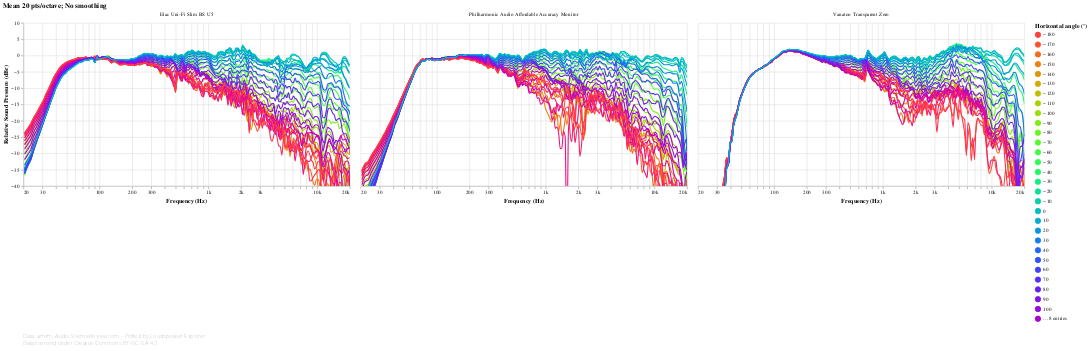

Notebook cell for this chart:
### Markdown cell above
Use the slider at the bottom to focus on a specific angle. Note that the slider can be slow to respond, especially if there are many speakers. Double-click the chart to reset.

Keep in mind that these graphs can be shown normalized to flat on-axis by changing the settings in the *Normalization* section above.

### Code cell
#@markdown
def off_axis_angles_chart(direction):
    return frequency_response_db_chart(
        speakers_fr_ready
            .loc[:, 'SPL ' + direction]
            .pipe(lsx.data.convert_angles)
            .pipe(lambda df: df.pipe(lsx.pd.set_columns, df.columns.map(mapper=lambda column: f'{column:+.0f}')))
            .rename_axis(columns='Angle'),
        lambda chart: lsx.util.pipe(chart
            .transform_calculate(angle=alt.expr.toNumber(alt.datum.key)),
            lambda chart: lsx.alt.filter_selection(chart, alt.selection_single(
                fields=['angle'],
                bind=alt.binding_range(min=-170, max=180, step=10, name=direction + ' angle selector (°)'),
                clear='dblclick'))
            .encode(
                sound_pressure_yaxis(),
                alt.Color(
                    'angle', title=direction + ' angle (°)', type='quantitative',
                    scale=alt.Scale(scheme='sinebow', domain=(-180, 180)),
                    # We have to explicitly set the legend type to 'gradient' because of https://github.com/vega/vega-lite/issues/6258
                    legend=alt.Legend(type='gradient', gradientLength=300, values=list(range(-180, 180+10, 10))))),
            speaker_facet, speaker_input),
        lambda chart: lsx.alt.interactive_line(chart),
        fold={},
        additional_tooltips=[alt.Tooltip('key', type='nominal', title=direction + ' angle (°)')],
        sidebyside=True
    )

off_axis_angles_chart('Horizontal')

### Figure 1 — Vega-Lite specification as saved in the notebook (floating-point values rounded to 4 significant figures; data arrays with more than 128 entries replaced by an {"elided": "..."} marker saying what was removed)
{"config": {"view": {"continuousWidth": 400, "continuousHeight": 300, "opacity": 0}}, "vconcat": [{"data": {"name": "data-db059ba11017b3cf8cc6987d7738c767"}, "facet": {"type": "nominal", "field": "speaker", "title": null}, "spec": {"layer": [{"mark": {"type": "line", "clip": true, "interpolate": "monotone"}, "encoding": {"opacity": {"condition": {"value": 1, "selection": "selector016"}, "value": 0.2}}, "selection": {"selector016": {"type": "multi", "encodings": ["color"], "bind": "legend"}, "selector018": {"type": "interval", "bind": "scales", "encodings": ["x", "y"]}, "selector019": {"type": "single", "fields": ["angle"], "bind": {"input": "range", "max": 180, "min": -170, "name": "Horizontal angle selector (°)", "step": 10}, "clear": "dblclick"}, "selector020": {"type": "single", "fields": ["speaker"], "bind": {"input": "select", "options": [null, "Elac Uni-Fi Slim BS U5", "Philharmonic Audio Affordable Accuracy Monitor", "Vanatoo Transparent Zero"], "labels": ["All", "Elac Uni-Fi Slim BS U5", "Philharmonic Audio Affordable Accuracy Monitor", "Vanatoo Transparent Zero"], "name": "Speaker: "}}}, "title": {"text": "Mean 20 pts/octave; No smoothing", "anchor": "start"}}, {"mark": {"type": "circle", "clip": true, "size": 100}, "encoding": {"fillOpacity": {"condition": {"value": 0.3, "selection": "selector017"}, "value": 0}}, "selection": {"selector017": {"type": "single", "on": "mouseover", "clear": "mouseout", "empty": "none", "encodings": ["x", "y"]}}, "title": {"text": "Mean 20 pts/octave; No smoothing", "anchor": "start"}}], "encoding": {"color": {"type": "quantitative", "field": "angle", "legend": {"gradientLength": 300, "type": "gradient", "values": [-180, -170, -160, -150, -140, -130, -120, -110, -100, -90, -80, -70, -60, -50, -40, -30, -20, -10, 0, 10, 20, 30, 40, 50, 60, 70, 80, 90, 100, 110, 120, 130, 140, 150, 160, 170, 180]}, "scale": {"domain": [-180, 180], "scheme": "sinebow"}, "title": "Horizontal angle (°)"}, "tooltip": [{"type": "nominal", "field": "key", "title": "Horizontal angle (°)"}, {"type": "quantitative", "field": "frequency", "format": ".03s", "title": "Frequency (Hz)"}, {"type": "quantitative", "field": "value", "format": ".2f", "title": "Value (dB)"}], "x": {"type": "quantitative", "axis": {"format": "s"}, "field": "frequency", "scale": {"base": 10, "domain": [20, 20000], "nice": false, "type": "log"}, "title": "Frequency (Hz)"}, "y": {"type": "quantitative", "axis": {"grid": true}, "field": "value", "scale": {"domain": [-40, 10]}, "title": ["Relative Sound Pressure (dBr)"]}}, "height": 300, "transform": [{"flatten": ["frequency", "-100", "-10", "-110", "-120", "-130", "-140", "-150", "-160", "-170", "-20", "-30", "-40", "-50", "-60", "-70", "-80", "-90", "+100", "+10", "+110", "+120", "+130", "+140", "+150", "+160", "+170", "+180", "+20", "+30", "+40", "+50", "+60", "+70", "+80", "+90", "+0"]}, {"fold": ["-100", "-10", "-110", "-120", "-130", "-140", "-150", "-160", "-170", "-20", "-30", "-40", "-50", "-60", "-70", "-80", "-90", "+100", "+10", "+110", "+120", "+130", "+140", "+150", "+160", "+170", "+180", "+20", "+30", "+40", "+50", "+60", "+70", "+80", "+90", "+0"]}, {"calculate": "toNumber(datum.key)", "as": "angle"}, {"filter": {"selection": "selector019"}}], "width": 600}, "title": {"text": "Mean 20 pts/octave; No smoothing", "anchor": "start"}, "transform": [{"filter": {"selection": "selector020"}}]}, {"mark": "text", "height": 1, "title": {"text": ["Data: amirm, AudioScienceReview.com - Plotted by Loudspeaker Explorer", "Data licensed under Creative Commons BY-NC-SA 4.0"], "anchor": "start", "color": "gray", "fontSize": 10, "fontWeight": "lighter"}, "width": 600}], "resolve": {"legend": {"color": "independent"}}, "$schema": "https://vega.github.io/schema/vega-lite/v4.8.1.json", "datasets": {"data-db059ba11017b3cf8cc6987d7738c767": [{"speaker": "Elac Uni-Fi Slim BS U5", "frequency": {"elided": "194 float values"}, "-100": {"elided": "194 float values"}, "-10": {"elided": "194 float values"}, "-110": {"elided": "194 float values"}, "-120": {"elided": "194 float values"}, "-130": {"elided": "194 float values"}, "-140": {"elided": "194 float values"}, "-150": {"elided": "194 float values"}, "-160": {"elided": "194 float values"}, "-170": {"elided": "194 float values"}, "-20": {"elided": "194 float values"}, "-30": {"elided": "194 float values"}, "-40": {"elided": "194 float values"}, "-50": {"elided": "194 float values"}, "-60": {"elided": "194 float values"}, "-70": {"elided": "194 float values"}, "-80": {"elided": "194 float values"}, "-90": {"elided": "194 float values"}, "+100": {"elided": "194 float values"}, "+10": {"elided": "194 float values"}, "+110": {"elided": "194 float values"}, "+120": {"elided": "194 float values"}, "+130": {"elided": "194 float values"}, "+140": {"elided": "194 float values"}, "+150": {"elided": "194 float values"}, "+160": {"elided": "194 float values"}, "+170": {"elided": "194 float values"}, "+180": {"elided": "194 float values"}, "+20": {"elided": "194 float values"}, "+30": {"elided": "194 float values"}, "+40": {"elided": "194 float values"}, "+50": {"elided": "194 float values"}, "+60": {"elided": "194 float values"}, "+70": {"elided": "194 float values"}, "+80": {"elided": "194 float values"}, "+90": {"elided": "194 float values"}, "+0": {"elided": "194 float values"}}, {"speaker": "Philharmonic Audio Affordable Accuracy Monitor", "frequency": {"elided": "194 float values"}, "-100": {"elided": "194 float values"}, "-10": {"elided": "194 float values"}, "-110": {"elided": "194 float values"}, "-120": {"elided": "194 float values"}, "-130": {"elided": "194 float values"}, "-140": {"elided": "194 float values"}, "-150": {"elided": "194 float values"}, "-160": {"elided": "194 float values"}, "-170": {"elided": "194 float values"}, "-20": {"elided": "194 float values"}, "-30": {"elided": "194 float values"}, "-40": {"elided": "194 float values"}, "-50": {"elided": "194 float values"}, "-60": {"elided": "194 float values"}, "-70": {"elided": "194 float values"}, "-80": {"elided": "194 float values"}, "-90": {"elided": "194 float values"}, "+100": {"elided": "194 float values"}, "+10": {"elided": "194 float values"}, "+110": {"elided": "194 float values"}, "+120": {"elided": "194 float values"}, "+130": {"elided": "194 float values"}, "+140": {"elided": "194 float values"}, "+150": {"elided": "194 float values"}, "+160": {"elided": "194 float values"}, "+170": {"elided": "194 float values"}, "+180": {"elided": "194 float values"}, "+20": {"elided": "194 float values"}, "+30": {"elided": "194 float values"}, "+40": {"elided": "194 float values"}, "+50": {"elided": "194 float values"}, "+60": {"elided": "194 float values"}, "+70": {"elided": "194 float values"}, "+80": {"elided": "194 float values"}, "+90": {"elided": "194 float values"}, "+0": {"elided": "194 float values"}}, {"speaker": "Vanatoo Transparent Zero", "frequency": {"elided": "194 float values"}, "-100": {"elided": "194 float values"}, "-10": {"elided": "194 float values"}, "-110": {"elided": "194 float values"}, "-120": {"elided": "194 float values"}, "-130": {"elided": "194 float values"}, "-140": {"elided": "194 float values"}, "-150": {"elided": "194 float values"}, "-160": {"elided": "194 float values"}, "-170": {"elided": "194 float values"}, "-20": {"elided": "194 float values"}, "-30": {"elided": "194 float values"}, "-40": {"elided": "194 float values"}, "-50": {"elided": "194 float values"}, "-60": {"elided": "194 float values"}, "-70": {"elided": "194 float values"}, "-80": {"elided": "194 float values"}, "-90": {"elided": "194 float values"}, "+100": {"elided": "194 float values"}, "+10": {"elided": "194 float values"}, "+110": {"elided": "194 float values"}, "+120": {"elided": "194 float values"}, "+130": {"elided": "194 float values"}, "+140": {"elided": "194 float values"}, "+150": {"elided": "194 float values"}, "+160": {"elided": "194 float values"}, "+170": {"elided": "194 float values"}, "+180": {"elided": "194 float values"}, "+20": {"elided": "194 float values"}, "+30": {"elided": "194 float values"}, "+40": {"elided": "194 float values"}, "+50": {"elided": "194 float values"}, "+60": {"elided": "194 float values"}, "+70": {"elided": "194 float values"}, "+80": {"elided": "194 float values"}, "+90": {"elided": "194 float values"}, "+0": {"elided": "194 float values"}}]}}
